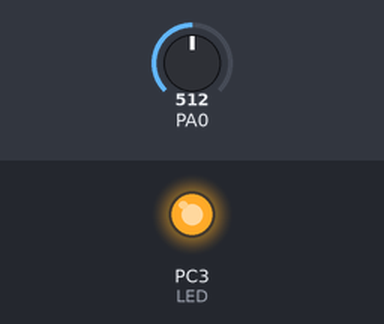
A program run on a simulated ATmega32, built with avr-gcc and emulated at 8 MHz. Shown: output pins drawn as LEDs (lit = HIGH). The inputs (shaded band) are chosen by the test bench; at power-on: PA0 = 512. Pins used as bus, display or sensor lines are not drawn.

Above: at 1.2 s.
1.3 s: PA0 set to 498
At 2.5 s:
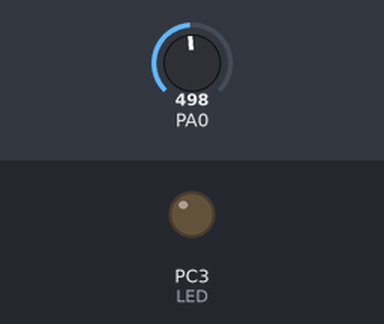
2.8 s: PA0 set to 716
At 3.6 s:
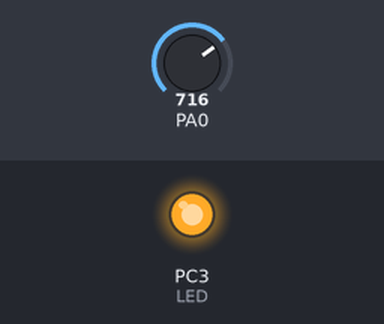
4.3 s: PA0 set to 511
At 5.1 s:
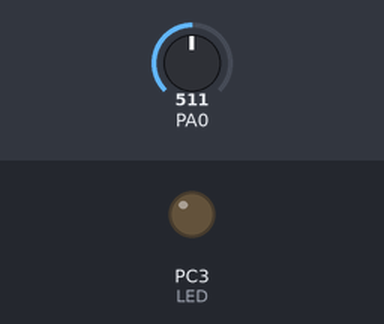
Timing chart, 0 to 7.3 s (numbered marks = the images above; inputs shaded):
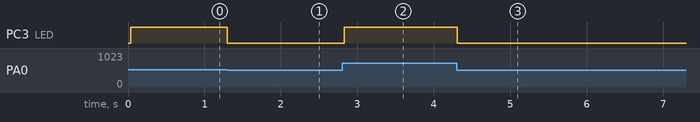

The program:

main.c
```c
#include <avr/io.h>
#include <stdlib.h>
#include <string.h>
#include <stdio.h>
#include <util/delay.h>
#include <avr/sfr_defs.h>
#include <math.h>
#include <avr/interrupt.h>
#include <avr/eeprom.h>
#include "HD44780.h"


#ifndef _BV
#define _BV(bit)				(1<<(bit))
#endif

#ifndef inb
#define	inb(addr)			(addr)
#endif

#ifndef outb
#define	outb(addr, data)	addr = (data)
#endif

#ifndef sbi
#define sbi(reg,bit)		reg |= (_BV(bit))
#endif

#ifndef cbi
#define cbi(reg,bit)		reg &= ~(_BV(bit))
#endif

#ifndef tbi
#define tbi(reg,bit)		reg ^= (_BV(bit))
#endif

/*
 *  Gotowe zaimplementowane:
 #define 	bit_is_set(sfr, bit)   (_SFR_BYTE(sfr) & _BV(bit))
 #define 	bit_is_clear(sfr, bit)   (!(_SFR_BYTE(sfr) & _BV(bit)))
 #define 	loop_until_bit_is_set(sfr, bit)   do { } while (bit_is_clear(sfr, bit))
 #define 	loop_until_bit_is_clear(sfr, bit)   do { } while (bit_is_set(sfr, bit))

 */

// MIN/MAX/ABS macros
#define MIN(a,b)			((a<b)?(a):(b))
#define MAX(a,b)			((a>b)?(a):(b))
#define ABS(x)				((x>0)?(x):(-x))

//Funkcja Inicjalizujaca przetwornik A/D
void ADC_init()
{
	sbi(ADMUX,REFS0); //konfiguracja napiêcia referencyjnego   wybraæ napiêcie AVCC
	sbi(ADCSRA,ADPS0); //konfiguracja podzielnika czêstotliwo ci dla uk³adu przetwornika  (16??)
	sbi(ADCSRA,ADEN ); //uruchomienie uk³adu przetwornika

	//TYCH LINII PONIZEJ MOZE NIE BYC BO INITIAL VALUE == 0
	//konfiguracja/wybór kana³u/pinu na którym bêdzie dokonywany pomiar ||WYBRANO PA0 czyli ADC0
	cbi(ADMUX,MUX0);
	cbi(ADMUX,MUX1);
	cbi(ADMUX,MUX2);
	cbi(ADMUX,MUX3);
	cbi(ADMUX,MUX4);
}

//Funkcja zwracajaca wartosc odczytana z przetwornika A/D
uint16_t ADC_10bit()
{
	sbi(ADCSRA,ADSC); //uruchomienie pojedynczego pomiaru   ustawienie bitu
	cbi(ADCSRA,ADSC); //oczekiwanie na zakoñczenie pomiaru   oczekiwanie na wyzerowanie bitu
	return ADC;
}
//Funkcja zamieniajaca wartosc odczytana z przetwornika A/D na liczbe volt( 4,23V -> 423)
uint16_t ADC_to_volt(uint16_t adc_value)
{
	return adc_value*0.4888;   // 500/1023 == 0.4888
}

//Komparator Analogowy
int compare(uint16_t value)
{
	if(value>=250)	// Jezeli wartosc wieksza niz 2,5 V
	{
		return 1;
	}else
	{
		return 0;
	}
}


int main() {
	sbi(DDRC,PC3);	// Inicjalizacja portu PC3 (LED)

	ADC_init();			//Inicjalizacja przetwornika A/D
	LCD_Initalize();	//Inicjalizacja ekranu LCD
	LCD_Home(); 	//Przywraca poczatkowe wspolrzedne wyswietlacza

	while(1) {
		LCD_GoTo(0, 0);		//Ustawienie kursora na poczatku 1 linii LCD
		LCD_ShowNumber(ADC_to_volt(ADC_10bit()));	//Wyswietlenie odczytanej liczby voltow
		LCD_GoTo(0, 1);		//Ustawienie kursora na poczatku 2 linii LCD

		if(compare(ADC_to_volt(ADC_10bit())) == 1) //Jezeli stan komparatora jest wysoki
		{
			LCD_WriteText("on");	// wyswietl napis on
			sbi(PORTC,PC3);			//Zapalenie diody Led
		}else{
			LCD_WriteText("off");	// wyswietl napis off
			cbi(PORTC,PC3);			//Zgaszenie diody Led
		}
		_delay_ms(50);	// delay
		LCD_Clear();	// Czyszczenie ekranu
	}

}
```

HD44780.c
```c
//-------------------------------------------------------------------------------------------------
// Wy wietlacz alfanumeryczny ze sterownikiem HD44780
// Sterowanie w trybie 4-bitowym bez odczytu flagi zajêto ci
// z dowolnym przypisaniem sygna³ów steruj¹cych
// Plik : HD44780.c
// Mikrokontroler : Atmel AVR
// Kompilator : avr-gcc
// Autor : Rados³aw Kwiecieñ
//  ród³o : http://radzio.dxp.pl/hd44780/
// Data : 24.03.2007
//-------------------------------------------------------------------------------------------------

#include "HD44780.h"
//-------------------------------------------------------------------------------------------------
//
// Funkcja wystawiaj¹ca pó³bajt na magistralê danych
//
//-------------------------------------------------------------------------------------------------
void _LCD_OutNibble(unsigned char nibbleToWrite)
{
if(nibbleToWrite & 0x01)
	LCD_DB4_PORT |= LCD_DB4;
else
	LCD_DB4_PORT  &= ~LCD_DB4;

if(nibbleToWrite & 0x02)
	LCD_DB5_PORT |= LCD_DB5;
else
	LCD_DB5_PORT  &= ~LCD_DB5;

if(nibbleToWrite & 0x04)
	LCD_DB6_PORT |= LCD_DB6;
else
	LCD_DB6_PORT  &= ~LCD_DB6;

if(nibbleToWrite & 0x08)
	LCD_DB7_PORT |= LCD_DB7;
else
	LCD_DB7_PORT  &= ~LCD_DB7;
}
//-------------------------------------------------------------------------------------------------
//
// Funkcja zapisu bajtu do wy wietacza (bez rozró¿nienia instrukcja/dane).
//
//-------------------------------------------------------------------------------------------------
void _LCD_Write(unsigned char dataToWrite)
{
LCD_E_PORT |= LCD_E;
_LCD_OutNibble(dataToWrite >> 4);
LCD_E_PORT &= ~LCD_E;
LCD_E_PORT |= LCD_E;
_LCD_OutNibble(dataToWrite);
LCD_E_PORT &= ~LCD_E;
_delay_us(50);
}
//-------------------------------------------------------------------------------------------------
//
// Funkcja zapisu rozkazu do wy wietlacza
//
//-------------------------------------------------------------------------------------------------
void LCD_WriteCommand(unsigned char commandToWrite)
{
LCD_RS_PORT &= ~LCD_RS;
_LCD_Write(commandToWrite);
}
//-------------------------------------------------------------------------------------------------
//
// Funkcja zapisu danych do pamiêci wy wietlacza
//
//-------------------------------------------------------------------------------------------------
void LCD_WriteData(unsigned char dataToWrite)
{
LCD_RS_PORT |= LCD_RS;
_LCD_Write(dataToWrite);
}
//-------------------------------------------------------------------------------------------------
//
// Funkcja wy wietlenia napisu na wyswietlaczu.
//
//-------------------------------------------------------------------------------------------------
void LCD_WriteText(char * text)
{
while(*text)
  LCD_WriteData(*text++);
}
//-------------------------------------------------------------------------------------------------
//
// Funkcja ustawienia wspó³rzêdnych ekranowych
//
//-------------------------------------------------------------------------------------------------
void LCD_GoTo(unsigned char x, unsigned char y)
{
LCD_WriteCommand(HD44780_DDRAM_SET | (x + (0x40 * y)));
}
//-------------------------------------------------------------------------------------------------
//
// Funkcja czyszczenia ekranu wy wietlacza.
//
//-------------------------------------------------------------------------------------------------
void LCD_Clear(void)
{
LCD_WriteCommand(HD44780_CLEAR);
_delay_ms(2);
}
//-------------------------------------------------------------------------------------------------
//
// Funkcja przywrócenia pocz¹tkowych wspó³rzêdnych wy wietlacza.
//
//-------------------------------------------------------------------------------------------------
void LCD_Home(void)
{
LCD_WriteCommand(HD44780_HOME);
_delay_ms(2);
}
//-------------------------------------------------------------------------------------------------
//
// Procedura inicjalizacji kontrolera HD44780.
//
//-------------------------------------------------------------------------------------------------
void LCD_Initalize(void)
{
unsigned char i;
LCD_DB4_DIR |= LCD_DB4; // Konfiguracja kierunku pracy wyprowadzeñ
LCD_DB5_DIR |= LCD_DB5; //
LCD_DB6_DIR |= LCD_DB6; //
LCD_DB7_DIR |= LCD_DB7; //
LCD_E_DIR 	|= LCD_E;   //
LCD_RS_DIR 	|= LCD_RS;  //
_delay_ms(15); // oczekiwanie na ustalibizowanie siê napiecia zasilajacego
LCD_RS_PORT &= ~LCD_RS; // wyzerowanie linii RS
LCD_E_PORT &= ~LCD_E;  // wyzerowanie linii E

for(i = 0; i < 3; i++) // trzykrotne powtórzenie bloku instrukcji
  {
  LCD_E_PORT |= LCD_E; //  E = 1
  _LCD_OutNibble(0x03); // tryb 8-bitowy
  LCD_E_PORT &= ~LCD_E; // E = 0
  _delay_ms(5); // czekaj 5ms
  }

LCD_E_PORT |= LCD_E; // E = 1
_LCD_OutNibble(0x02); // tryb 4-bitowy
LCD_E_PORT &= ~LCD_E; // E = 0

_delay_ms(1); // czekaj 1ms
LCD_WriteCommand(HD44780_FUNCTION_SET | HD44780_FONT5x7 | HD44780_TWO_LINE | HD44780_4_BIT); // interfejs 4-bity, 2-linie, znak 5x7
LCD_WriteCommand(HD44780_DISPLAY_ONOFF | HD44780_DISPLAY_OFF); // wy³¹czenie wyswietlacza
LCD_WriteCommand(HD44780_CLEAR); // czyszczenie zawartosæi pamieci DDRAM
_delay_ms(2);
LCD_WriteCommand(HD44780_ENTRY_MODE | HD44780_EM_SHIFT_CURSOR | HD44780_EM_INCREMENT);// inkrementaja adresu i przesuwanie kursora
LCD_WriteCommand(HD44780_DISPLAY_ONOFF | HD44780_DISPLAY_ON | HD44780_CURSOR_OFF | HD44780_CURSOR_NOBLINK); // w³¹cz LCD, bez kursora i mrugania
}


//-------------------------------------------------------------------------------------------------
//
// Funkcja wy wietlenia liczby na wyswietlaczu.
//
//-------------------------------------------------------------------------------------------------
void LCD_ShowNumber(int32_t liczba){
	char text[16];
	sprintf(text, "%d", liczba);
	LCD_WriteText(text);
}


//-------------------------------------------------------------------------------------------------
//
// Koniec pliku HD44780.c
//
//-------------------------------------------------------------------------------------------------
```

HD44780.h
```c
//-------------------------------------------------------------------------------------------------
// Wy wietlacz alfanumeryczny ze sterownikiem HD44780
// Sterowanie w trybie 4-bitowym bez odczytu flagi zajêto ci
// z dowolnym przypisaniem sygna³ów steruj¹cych
// Plik : HD44780.h
// Mikrokontroler : Atmel AVR
// Kompilator : avr-gcc
// Autor : Rados³aw Kwiecieñ
//  ród³o : http://radzio.dxp.pl/hd44780/
// Data : 24.03.2007
//-------------------------------------------------------------------------------------------------

#include <avr/io.h>
#include <util/delay.h>

//-------------------------------------------------------------------------------------------------
//
// Konfiguracja sygna³ów steruj¹cych wy wietlaczem.
// Mo¿na zmieniæ stosownie do potrzeb.
//
//-------------------------------------------------------------------------------------------------
#define LCD_RS_DIR		DDRB
#define LCD_RS_PORT 	PORTB
#define LCD_RS			(1 << PB0)

#define LCD_E_DIR		DDRB
#define LCD_E_PORT		PORTB
#define LCD_E			(1 << PB1)

#define LCD_DB4_DIR		DDRB
#define LCD_DB4_PORT	PORTB
#define LCD_DB4			(1 << PB2)

#define LCD_DB5_DIR		DDRB
#define LCD_DB5_PORT	PORTB
#define LCD_DB5			(1 << PB3)

#define LCD_DB6_DIR		DDRB
#define LCD_DB6_PORT	PORTB
#define LCD_DB6			(1 << PB4)

#define LCD_DB7_DIR		DDRB
#define LCD_DB7_PORT	PORTB
#define LCD_DB7			(1 << PB5)

//-------------------------------------------------------------------------------------------------
//
// Instrukcje kontrolera Hitachi HD44780
//
//-------------------------------------------------------------------------------------------------

#define HD44780_CLEAR					0x01

#define HD44780_HOME					0x02

#define HD44780_ENTRY_MODE				0x04
	#define HD44780_EM_SHIFT_CURSOR		0
	#define HD44780_EM_SHIFT_DISPLAY	1
	#define HD44780_EM_DECREMENT		0
	#define HD44780_EM_INCREMENT		2

#define HD44780_DISPLAY_ONOFF			0x08
	#define HD44780_DISPLAY_OFF			0
	#define HD44780_DISPLAY_ON			4
	#define HD44780_CURSOR_OFF			0
	#define HD44780_CURSOR_ON			2
	#define HD44780_CURSOR_NOBLINK		0
	#define HD44780_CURSOR_BLINK		1

#define HD44780_DISPLAY_CURSOR_SHIFT	0x10
	#define HD44780_SHIFT_CURSOR		0
	#define HD44780_SHIFT_DISPLAY		8
	#define HD44780_SHIFT_LEFT			0
	#define HD44780_SHIFT_RIGHT			4

#define HD44780_FUNCTION_SET			0x20
	#define HD44780_FONT5x7				0
	#define HD44780_FONT5x10			4
	#define HD44780_ONE_LINE			0
	#define HD44780_TWO_LINE			8
	#define HD44780_4_BIT				0
	#define HD44780_8_BIT				16

#define HD44780_CGRAM_SET				0x40

#define HD44780_DDRAM_SET				0x80

//-------------------------------------------------------------------------------------------------
//
// Deklaracje funkcji
//
//-------------------------------------------------------------------------------------------------

void LCD_WriteCommand(unsigned char);
void LCD_WriteData(unsigned char);
void LCD_WriteText(char *);
void LCD_GoTo(unsigned char, unsigned char);
void LCD_Clear(void);
void LCD_Home(void);
void LCD_Initalize(void);
void LCD_ShowNumber(int32_t liczba);
//-------------------------------------------------------------------------------------------------
//
// Koniec pliku HD44780.h
//
//-------------------------------------------------------------------------------------------------
```

Measured:
- the behaviour switches between 512 and 511 on PA0 (found by bisection; images 0 and 1)
- after the input at 1.3 s, PC3 (LED): HIGH → LOW at once
- after the input at 2.8 s, PC3 (LED): LOW → HIGH at once
- after the input at 4.3 s, PC3 (LED): HIGH → LOW at once
